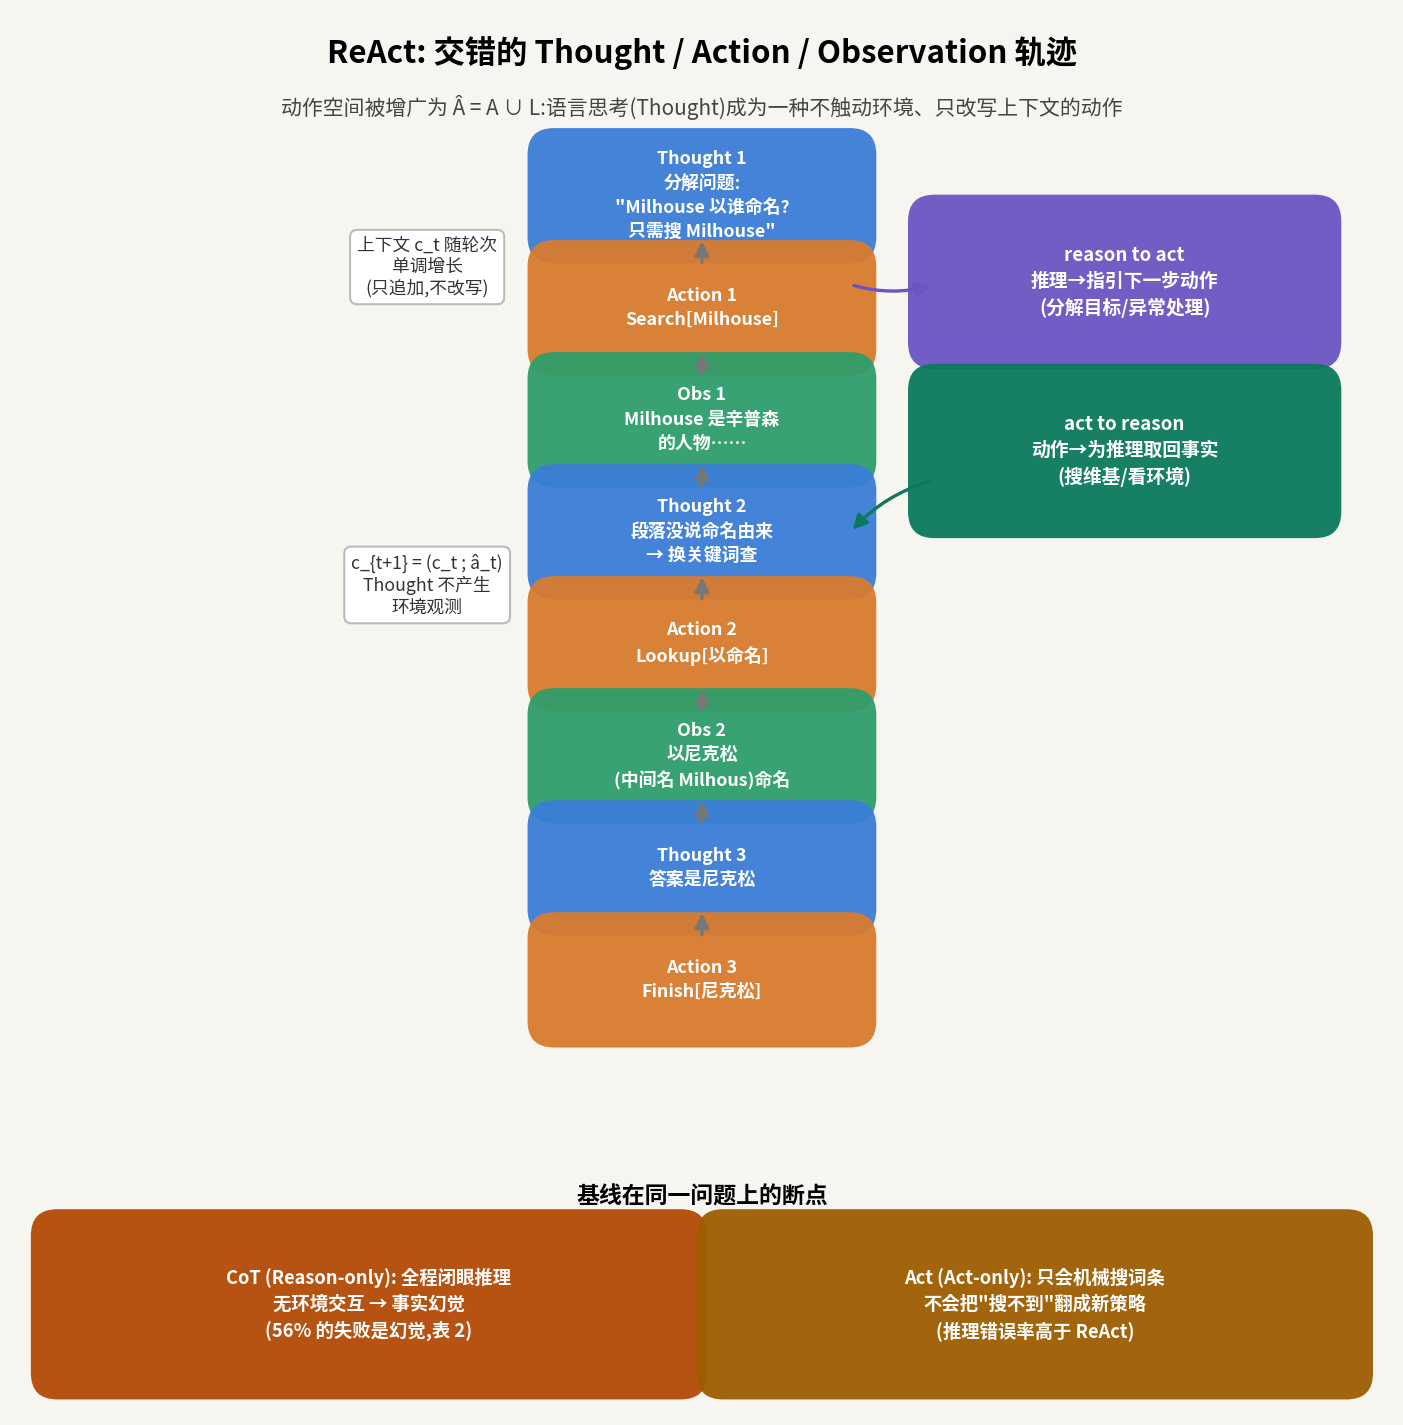

Source code (Python):
# -*- coding: utf-8 -*-
"""ReAct 核心机制示意图:增广动作空间 A^ = A ∪ L,交错 Thought/Action/Observation 轨迹.
一条 Mini 轨迹走完 ReAct 循环,左侧 Reason-only / Act-only 在哪一步失败一并标出."""
import matplotlib
matplotlib.use("Agg")
import matplotlib.pyplot as plt
from matplotlib.patches import FancyBboxPatch, FancyArrowPatch

plt.rcParams["font.family"] = "Noto Sans CJK JP"
plt.rcParams["axes.unicode_minus"] = False

C_THOUGHT = "#3b7dd8"   # 蓝:推理
C_ACT     = "#d97b2e"   # 橙:动作
C_OBS     = "#2e9e6b"   # 绿:观测
C_BG      = "#f7f5ef"

fig, ax = plt.subplots(figsize=(13, 9.6))
ax.set_xlim(0, 13); ax.set_ylim(-3.2, 10)
ax.set_aspect("equal"); ax.axis("off")
fig.patch.set_facecolor(C_BG); ax.set_facecolor(C_BG)

def box(x, y, w, h, text, color, fs=9.5, tc="white", style="round,pad=0.25"):
    b = FancyBboxPatch((x, y), w, h, boxstyle=style, fc=color, ec="none",
                       alpha=0.95)
    ax.add_patch(b)
    ax.text(x + w/2, y + h/2, text, ha="center", va="center", fontsize=fs,
            color=tc, weight="bold", linespacing=1.45,
            fontfamily="Noto Sans CJK JP")
    return b

def arrow(x1, y1, x2, y2, label=None, color="#555555", ls="-", rad=0.0):
    a = FancyArrowPatch((x1, y1), (x2, y2), arrowstyle="-|>", mutation_scale=14,
                        color=color, linewidth=1.6, linestyle=ls,
                        connectionstyle=f"arc3,rad={rad}")
    ax.add_patch(a)
    if label:
        ax.text((x1+x2)/2, (y1+y2)/2 + 0.12, label, ha="center", fontsize=8,
                color=color, fontfamily="Noto Sans CJK JP")

ax.text(6.5, 9.55, "ReAct: 交错的 Thought / Action / Observation 轨迹",
        ha="center", fontsize=15, weight="bold", fontfamily="Noto Sans CJK JP")
ax.text(6.5, 9.05, "动作空间被增广为 Â = A ∪ L:语言思考(Thought)成为一种不触动环境、只改写上下文的动作",
        ha="center", fontsize=10, color="#444444", fontfamily="Noto Sans CJK JP")

# ---------- main vertical trajectory ----------
traj = [
    ("Thought 1", "分解问题:\n\"Milhouse 以谁命名?\n只需搜 Milhouse\"", C_THOUGHT),
    ("Action 1", "Search[Milhouse]", C_ACT),
    ("Obs 1", "Milhouse 是辛普森\n的人物……", C_OBS),
    ("Thought 2", "段落没说命名由来\n→ 换关键词查", C_THOUGHT),
    ("Action 2", "Lookup[以命名]", C_ACT),
    ("Obs 2", "以尼克松\n(中间名 Milhous)命名", C_OBS),
    ("Thought 3", "答案是尼克松", C_THOUGHT),
    ("Action 3", "Finish[尼克松]", C_ACT),
]
x0, y0, bw, bh, gap = 5.1, 7.9, 2.8, 0.78, 0.28
for i, (tag, txt, col) in enumerate(traj):
    y = y0 - i * (bh + gap)
    box(x0, y, bw, bh, f"{tag}\n{txt}", col, fs=8.6)
    if i > 0:
        arrow(x0 + bw/2, y + bh, x0 + bw/2, y + bh + gap, color="#777777")

# context band (left): context grows
ax.text(3.9, 7.9, "上下文 c_t 随轮次\n单调增长\n(只追加,不改写)", ha="center", va="top",
        fontsize=8.5, color="#333333", fontfamily="Noto Sans CJK JP",
        bbox=dict(boxstyle="round,pad=0.4", fc="white", ec="#bbbbbb"))
ax.text(3.9, 4.9, "c_{t+1} = (c_t ; â_t)\nThought 不产生\n环境观测", ha="center", va="top",
        fontsize=8.5, color="#333333", fontfamily="Noto Sans CJK JP",
        bbox=dict(boxstyle="round,pad=0.4", fc="white", ec="#bbbbbb"))

# ---------- right side: the two synergies ----------
box(8.7, 6.9, 3.6, 1.15, "reason to act\n推理→指引下一步动作\n(分解目标/异常处理)", "#6a55c2", fs=9)
box(8.7, 5.3, 3.6, 1.15, "act to reason\n动作→为推理取回事实\n(搜维基/看环境)", "#0b7a5c", fs=9)
arrow(7.9, 7.45, 8.7, 7.45, color="#6a55c2", rad=0.15)
arrow(8.7, 5.6, 7.9, 5.1, color="#0b7a5c", rad=0.15)

# ---------- bottom: where baselines break ----------
ax.text(6.5, -1.25, "基线在同一问题上的断点", ha="center", fontsize=11, weight="bold",
        fontfamily="Noto Sans CJK JP")
box(0.4, -2.85, 5.9, 1.3, "CoT (Reason-only): 全程闭眼推理\n无环境交互 → 事实幻觉\n(56% 的失败是幻觉,表 2)", "#b34a06", fs=8.8)
box(6.7, -2.85, 5.9, 1.3, "Act (Act-only): 只会机械搜词条\n不会把\"搜不到\"翻成新策略\n(推理错误率高于 ReAct)", "#9e5c00", fs=8.8)

plt.tight_layout()
out = "/home/hatch/workspace/your_files/agentic-driving-idea-report/xray/102-agent-react/fig-react-loop.png"
plt.savefig(out, dpi=150, bbox_inches="tight", facecolor=C_BG)
print("saved", out)
